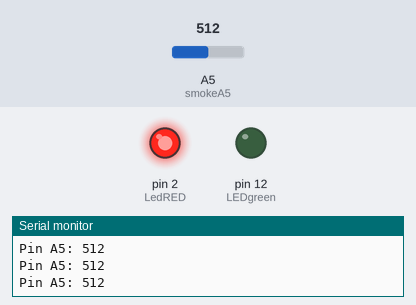
This sketch was run on a simulated Arduino Uno, built with avr-gcc and run on an emulated ATmega328P. Parts: output pins drawn as LEDs (lit = HIGH), the last lines printed to the serial monitor. The test bench sets the inputs (shaded band); at power-on: A5 (smokeA5) = 512.

Above: at 1.3 s.
1.4 s: A5 (smokeA5) set to 210
2.9 s: A5 (smokeA5) set to 183
At 4.2 s:
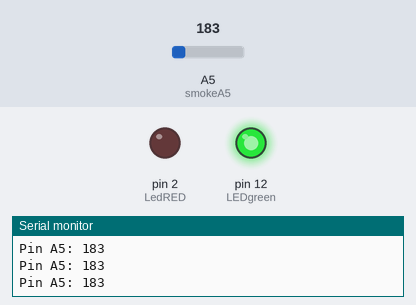
4.5 s: A5 (smokeA5) set to 306
At 5.5 s:
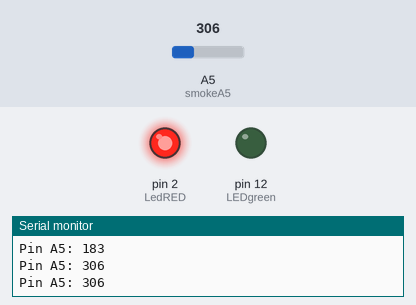
6.0 s: A5 (smokeA5) set to 190
At 6.7 s:
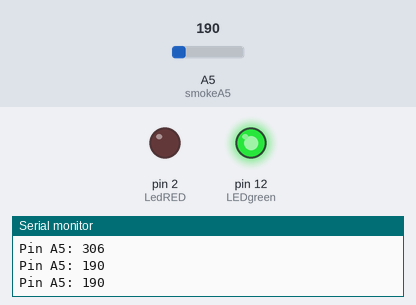
Timing chart, 0 to 8.5 s (numbered marks = the images above; inputs shaded):
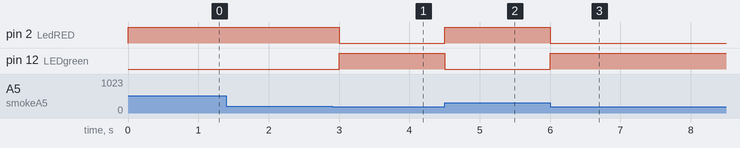

Measured:
- the behaviour switches between 200 and 199 on A5 (smokeA5) (found by bisection; images 0 and 1)
- after the input at 2.9 s, pin 2 (LedRED): HIGH → LOW after 0.10 s; pin 12 (LEDgreen): LOW → HIGH after 0.10 s
- after the input at 4.5 s, pin 2 (LedRED): LOW → HIGH at once; pin 12 (LEDgreen): HIGH → LOW at once
- after the input at 6.0 s, pin 2 (LedRED): HIGH → LOW at once; pin 12 (LEDgreen): LOW → HIGH at once

The sketch:

smoke.ino
```cpp
/*
การต่ออุปกรณ์ สามารถอ่านเพิ่มได้ที่ Link : https://www.ab.in.th/b/12
*/


#define LedRED  2 //D4
#define LEDgreen  12 //D0
int smokeA5 = A5; //A0

int sensorThres = 200;  //ตั้ง ค่าความหนาของตวัน แก๊ส ก๊าซที่ 400

void setup() {
  Serial.begin(9600);
  pinMode(LedRED, OUTPUT);
  pinMode(LEDgreen, OUTPUT);
  pinMode(smokeA5, INPUT);
}

void loop() {
  int analogSensor = analogRead(smokeA5);
  Serial.print("Pin A5: ");
  Serial.println(analogSensor);


  if (analogSensor >= sensorThres)  {
    digitalWrite(LedRED, HIGH);
    digitalWrite(LEDgreen, LOW);
  }
  else  {
    digitalWrite(LedRED, LOW);
    digitalWrite(LEDgreen, HIGH);
  }
  delay(500);
}
```
